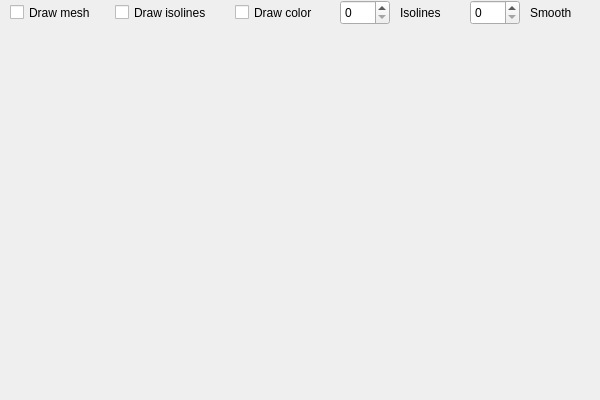
<?xml version="1.0" encoding="UTF-8"?>
<ui version="4.0">
 <class>MainWindow</class>
 <widget class="QMainWindow" name="MainWindow">
  <property name="geometry">
   <rect>
    <x>0</x>
    <y>0</y>
    <width>600</width>
    <height>400</height>
   </rect>
  </property>
  <property name="windowTitle">
   <string>MainWindow</string>
  </property>
  <widget class="QWidget" name="centralwidget">
   <widget class="glwidget" name="widget" native="true">
    <property name="geometry">
     <rect>
      <x>0</x>
      <y>25</y>
      <width>600</width>
      <height>375</height>
     </rect>
    </property>
   </widget>
   <widget class="QCheckBox" name="checkBox">
    <property name="geometry">
     <rect>
      <x>10</x>
      <y>0</y>
      <width>105</width>
      <height>25</height>
     </rect>
    </property>
    <property name="text">
     <string>Draw mesh</string>
    </property>
   </widget>
   <widget class="QCheckBox" name="checkBox_2">
    <property name="geometry">
     <rect>
      <x>115</x>
      <y>0</y>
      <width>130</width>
      <height>25</height>
     </rect>
    </property>
    <property name="text">
     <string>Draw isolines</string>
    </property>
   </widget>
   <widget class="QCheckBox" name="checkBox_3">
    <property name="geometry">
     <rect>
      <x>235</x>
      <y>0</y>
      <width>105</width>
      <height>25</height>
     </rect>
    </property>
    <property name="text">
     <string>Draw color</string>
    </property>
   </widget>
   <widget class="QSpinBox" name="spinBox">
    <property name="geometry">
     <rect>
      <x>340</x>
      <y>0</y>
      <width>50</width>
      <height>25</height>
     </rect>
    </property>
   </widget>
   <widget class="QLabel" name="label">
    <property name="geometry">
     <rect>
      <x>400</x>
      <y>0</y>
      <width>70</width>
      <height>25</height>
     </rect>
    </property>
    <property name="text">
     <string>Isolines</string>
    </property>
   </widget>
   <widget class="QSpinBox" name="spinBox_2">
    <property name="geometry">
     <rect>
      <x>470</x>
      <y>0</y>
      <width>50</width>
      <height>25</height>
     </rect>
    </property>
   </widget>
   <widget class="QLabel" name="label_2">
    <property name="geometry">
     <rect>
      <x>530</x>
      <y>0</y>
      <width>70</width>
      <height>25</height>
     </rect>
    </property>
    <property name="text">
     <string>Smooth</string>
    </property>
   </widget>
  </widget>
 </widget>
 <layoutdefault spacing="6" margin="11"/>
 <customwidgets>
  <customwidget>
   <class>glwidget</class>
   <extends>QWidget</extends>
   <header>glwidget.h</header>
   <container>1</container>
  </customwidget>
 </customwidgets>
 <resources/>
 <connections/>
</ui>
